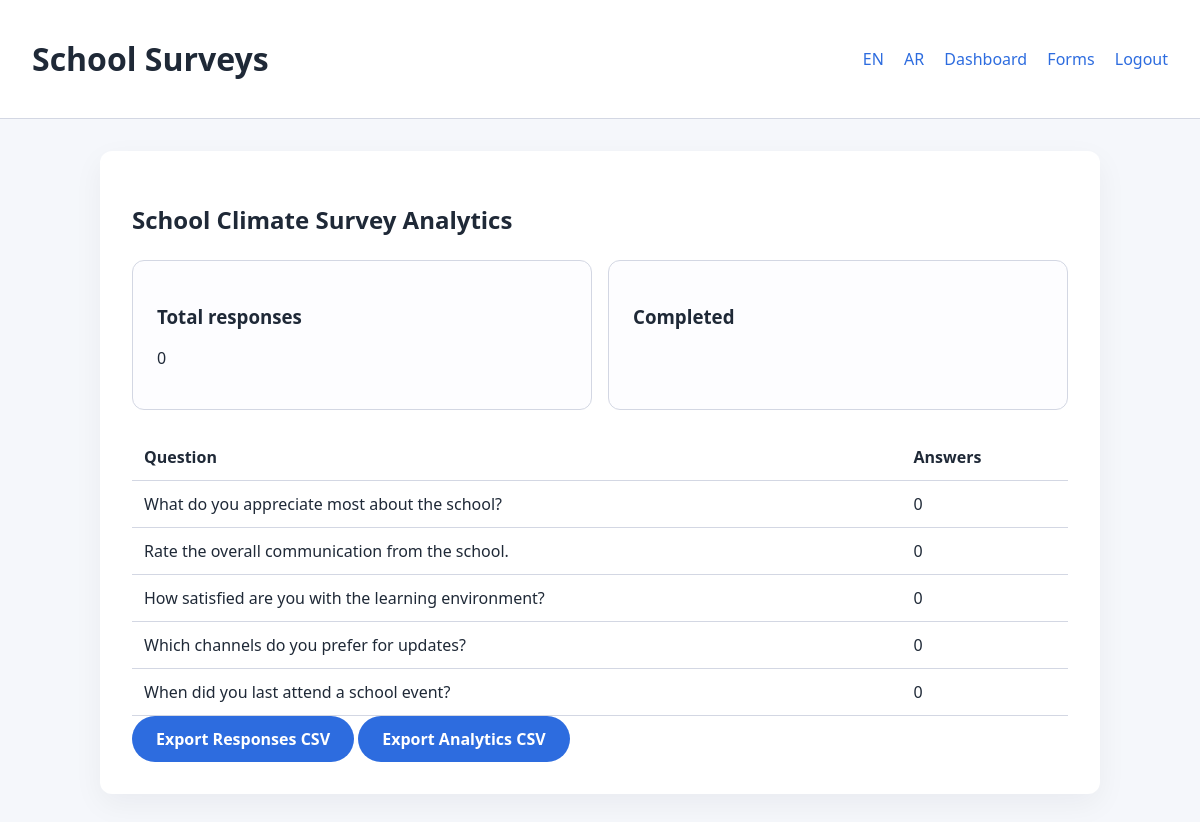
The app's page /forms/1/analytics (signed in) with its own data.
### tables this page shows
CREATE TABLE forms (
    id INT AUTO_INCREMENT PRIMARY KEY,
    owner_id INT NOT NULL,
    title VARCHAR(255) NOT NULL,
    description TEXT,
    status ENUM('draft','published') DEFAULT 'draft',
    allow_anonymous TINYINT(1) DEFAULT 0,
    allow_edits TINYINT(1) DEFAULT 0,
    target_audience ENUM('families','employees','both') DEFAULT 'families',
    settings JSON,
    created_at TIMESTAMP DEFAULT CURRENT_TIMESTAMP,
    updated_at TIMESTAMP DEFAULT CURRENT_TIMESTAMP ON UPDATE CURRENT_TIMESTAMP,
    FOREIGN KEY (owner_id) REFERENCES users(id)
);

CREATE TABLE questions (
    id INT AUTO_INCREMENT PRIMARY KEY,
    form_id INT NOT NULL,
    type VARCHAR(50) NOT NULL,
    text TEXT NOT NULL,
    description TEXT,
    required TINYINT(1) DEFAULT 0,
    settings JSON,
    position INT DEFAULT 0,
    FOREIGN KEY (form_id) REFERENCES forms(id)
);

### app/controllers/BaseController.php (called while the page is built, shortened)
<?php
class BaseController
{
    protected function view(string $template, array $data = []): void
    {
        include __DIR__ . '/../views/layout.php';
    }
}

### app/controllers/AnalyticsController.php (called while the page is built, shortened)
<?php
class AnalyticsController extends BaseController
{
    private Form $forms;
    private Response $responses;
    public function __construct(PDO $pdo)
    {
        $this->forms = new Form($pdo);
        $this->responses = new Response($pdo);
    }
    public function show(int $id): void
    {
        $form = $this->forms->find($id);
        $analytics = $this->responses->analyticsSummary($id);
        $this->view('forms/analytics', compact('form', 'analytics'));
    }
}

### public/index.php (called while the page is built, shortened)
<?php
$config = require __DIR__ . '/../config.php';
$dsn = sprintf('mysql:host=%s;port=%d;dbname=%s;charset=%s', $config['db']['host'], $config['db']['port'], $config['db']['database'], $config['db']['charset']);
$pdo = new PDO($dsn, $config['db']['username'], $config['db']['password'], [
    PDO::ATTR_ERRMODE => PDO::ERRMODE_EXCEPTION,
]);
$router = new Router();
$authController = new AuthController($pdo);
$dashboardController = new DashboardController($pdo);
$formController = new FormController($pdo);
$builderController = new BuilderController($pdo);
$assignController = new AssignController($pdo);
$responseController = new ResponseController($pdo);
$analyticsController = new AnalyticsController($pdo);
$exportController = new ExportController($pdo);
$localeController = new LocaleController($pdo);
$router->get('/', fn() => header('Location: /login'));
$router->get('/login', fn() => $authController->showLogin());
$router->post('/login', fn() => $authController->login());
$router->get('/logout', fn() => $authController->logout());
$router->get('/locale/en', fn() => $localeController->switch('en'));
$router->get('/locale/ar', fn() => $localeController->switch('ar'));
$router->get('/dashboard', function () use ($dashboardController) {
    AuthMiddleware::requireLogin(['admin', 'employee'])(function () use ($dashboardController) {
        $dashboardController->index();
    });
});
$router->get('/forms', function () use ($formController) {
    AuthMiddleware::requireLogin(['admin', 'employee'])(function () use ($formController) {
        $formController->index();
    });
});
$router->get('/forms/create', function () use ($formController) {
    AuthMiddleware::requireLogin(['admin', 'employee'])(function () use ($formController) {
        $formController->create();
    });
});
$router->post('/forms', function () use ($formController) {
    AuthMiddleware::requireLogin(['admin', 'employee'])(function () use ($formController) {
        $formController->store();
    });
});
$router->get('/forms/(\d+)/edit', function ($id) use ($formController) {
    AuthMiddleware::requireLogin(['admin', 'employee'])(function () use ($formController, $id) {
        $formController->edit((int)$id);
    });
});
$router->post('/forms/(\d+)', function ($id) use ($formController) {
    AuthMiddleware::requireLogin(['admin', 'employee'])(function () use ($formController, $id) {
        $formController->update((int)$id);
    });
});
$router->get('/forms/(\d+)/builder', function ($id) use ($builderController) {
    AuthMiddleware::requireLogin(['admin', 'employee'])(function () use ($builderController, $id) {
        $builderController->builder((int)$id);
    });
});
$router->post('/forms/(\d+)/questions', function ($id) use ($builderController) {
    AuthMiddleware::requireLogin(['admin', 'employee'])(function () use ($builderController, $id) {
        $builderController->addQuestion((int)$id);
    });
});
$router->post('/forms/(\d+)/reorder', function ($id) use ($builderController) {
    AuthMiddleware::requireLogin(['admin', 'employee'])(function () use ($builderController, $id) {
        $builderController->reorder((int)$id);
    });
});
$router->get('/forms/(\d+)/assign', function ($id) use ($assignController) {
    AuthMiddleware::requireLogin(['admin', 'employee'])(function () use ($assignController, $id) {
        $assignController->show((int)$id);
    });
});
$router->post('/forms/(\d+)/assign', function ($id) use ($assignController) {
    AuthMiddleware::requireLogin(['admin', 'employee'])(function () use ($assignController, $id) {
        $assignController->assign((int)$id);
    });
});
$router->get('/forms/(\d+)/analytics', function ($id) use ($analyticsController) {
    AuthMiddleware::requireLogin(['admin', 'employee'])(function () use ($analyticsController, $id) {
        $analyticsController->show((int)$id);
    });
});
$router->get('/forms/(\d+)/export/responses', function ($id) use ($exportController) {
    AuthMiddleware::requireLogin(['admin', 'employee'])(function () use ($exportController, $id) {
        $exportController->exportResponses((int)$id);
    });
});
$router->get('/forms/(\d+)/export/analytics', function ($id) use ($exportController) {
    AuthMiddleware::requireLogin(['admin', 'employee'])(function () use ($exportController, $id) {
        $exportController->exportAnalytics((int)$id);
    });
});
$router->get('/respond/([A-Za-z0-9]+)', function ($token) use ($responseController) {
    $responseController->show($token);
});
$router->post('/respond/([A-Za-z0-9]+)', function ($token) use ($responseController) {
    $responseController->submit($token);
});
$router->dispatch($_SERVER['REQUEST_METHOD'], $_SERVER['REQUEST_URI']);

### app/middleware/AuthMiddleware.php (called while the page is built, shortened)
<?php
class AuthMiddleware
{
    public static function requireLogin(array $roles = []): callable
    {
        return function (callable $next) use ($roles) {
            if (!Auth::check()) {
                header('Location: /login');
                exit;
            }
            if ($roles && !Auth::userHasRole($roles)) {
                http_response_code(403);
                echo 'Forbidden';
                return;
            }
            $next();
        };
    }
}

### app/models/BaseModel.php (called while the page is built, shortened)
<?php
abstract class BaseModel
{
    public function __construct(PDO $pdo)
    {
        $this->pdo = $pdo;
    }
}

### app/models/Form.php (called while the page is built, shortened)
<?php
class Form extends BaseModel
{
    public function find(int $id): ?array
    {
        $stmt = $this->pdo->prepare('SELECT * FROM forms WHERE id = :id');
        $stmt->execute(['id' => $id]);
        $form = $stmt->fetch(PDO::FETCH_ASSOC);
        return $form ?: null;
    }
}

### app/models/Response.php (called while the page is built, shortened)
<?php
class Response extends BaseModel
{
    public function analyticsSummary(int $formId): array
    {
        $summaryStmt = $this->pdo->prepare('SELECT COUNT(*) as total, SUM(is_complete) as completed FROM responses WHERE form_id = :form_id');
        $summaryStmt->execute(['form_id' => $formId]);
        $summary = $summaryStmt->fetch(PDO::FETCH_ASSOC) ?: ['total' => 0, 'completed' => 0];
        $questionStmt = $this->pdo->prepare('SELECT q.id, q.text, q.type, COUNT(ra.id) as answers FROM questions q LEFT JOIN response_answers ra ON q.id = ra.question_id WHERE q.form_id = :form_id GROUP BY q.id');
        $questionStmt->execute(['form_id' => $formId]);
        $questions = $questionStmt->fetchAll(PDO::FETCH_ASSOC);
        return ['summary' => $summary, 'questions' => $questions];
    }
}

### app/views/forms/analytics.php (the view, shortened to what this page needs)
<section>
    <h2><?= htmlspecialchars($form['title']) ?> Analytics</h2>
    <div class="cards">
        <div class="card">
            <h3>Total responses</h3>
            <p><?= $analytics['summary']['total'] ?></p>
        </div>
        <div class="card">
            <h3>Completed</h3>
        </div>
    </div>
    <table>
        <thead>
            <tr>
                <th>Question</th>
                <th>Answers</th>
            </tr>
        </thead>
        <tbody>
            <?php foreach ($analytics['questions'] as $question): ?>
                <tr>
                    <td><?= htmlspecialchars($question['text']) ?></td>
                    <td><?= htmlspecialchars($question['answers']) ?></td>
                </tr>
            <?php endforeach; ?>
        </tbody>
    </table>
    <div class="actions">
        <a class="button" href="/forms/<?= $form['id'] ?>/export/responses">Export Responses CSV</a>
        <a class="button" href="/forms/<?= $form['id'] ?>/export/analytics">Export Analytics CSV</a>
    </div>
</section>

### app/router.php (shortened to what this page needs)
<?php
class Router
{
    private array $routes = [];
    public function get(string $path, callable $handler): void
    {
        $this->routes['GET'][] = [$path, $this->compile($path), $handler];
    }
    public function post(string $path, callable $handler): void
    {
        $this->routes['POST'][] = [$path, $this->compile($path), $handler];
    }
    private function compile(string $path): string
    {
        return '#^' . $path . '$#';
    }
    public function dispatch(string $method, string $uri): void
    {
        $path = rtrim(parse_url($uri, PHP_URL_PATH) ?? '/', '/') ?: '/';
        $routes = $this->routes[$method] ?? [];
        foreach ($routes as [$route, $pattern, $handler]) {
            if ($route === $path || preg_match($pattern, $path, $matches)) {
                $params = array_slice($matches ?? [], 1);
                $handler(...$params);
                return;
            }
        }
    }
}

### public/css/styles.css (style rules this page uses)
:root { font-family: 'Segoe UI', sans-serif; color-scheme: light; --primary: #2d6cdf; --background: #f5f7fb; --border: #d3d7e3; }
body.layout { margin: 0; background: var(--background); color: #1f2937; }
a { color: var(--primary); text-decoration: none; }
.auth, .dashboard, section { background: white; padding: 2rem; border-radius: 12px; box-shadow: 0 10px 30px rgba(15, 23, 42, 0.05); }
button, .button { background: var(--primary); color: white; border: none; padding: 0.75rem 1.5rem; border-radius: 999px; cursor: pointer; display: inline-block; font-weight: 600; }
table { width: 100%; border-collapse: collapse; margin-top: 1.5rem; }
table th, table td { padding: 0.75rem; border-bottom: 1px solid var(--border); text-align: start; }
.cards { display: grid; grid-template-columns: repeat(auto-fit, minmax(160px, 1fr)); gap: 1rem; margin-block: 1.5rem; }
.card { padding: 1.5rem; border: 1px solid var(--border); border-radius: 12px; background: #fdfdff; }

### records on screen
forms: title "School Climate Survey"
questions: text "What do you appreciate most about the school?", answers "0"
questions: text "Rate the overall communication from the school.", answers "0"
questions: text "How satisfied are you with the learning environment?", answers "0"
questions: text "Which channels do you prefer for updates?", answers "0"
questions: text "When did you last attend a school event?", answers "0"

### other values on screen
$analytics['summary']['total'] "0"
